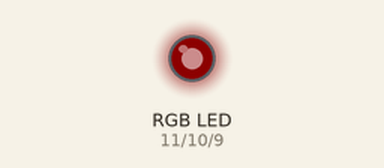
Recording of a sketch running on a simulated Arduino Uno, built with avr-gcc and run on an emulated ATmega328P. Shown: an RGB LED mixed from three pins (HIGH = lit). Dim RGB values are drawn brighter than linear.

Above: at 0.15 s.
At 4.98 s:
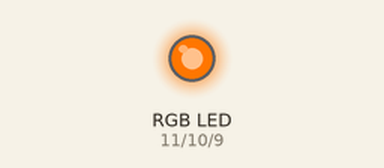
At 9.82 s:
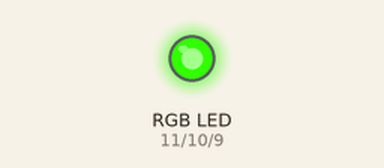
At 19.79 s:
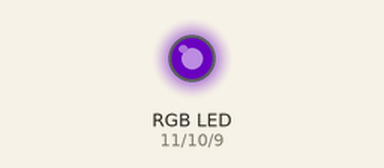
At 29.65 s:
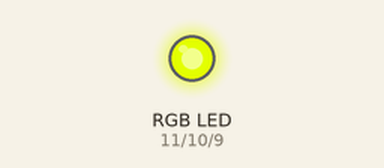
At 39.63 s:
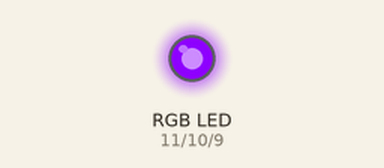
Timing chart, 0 to 40.0 s (numbered marks = the images above):
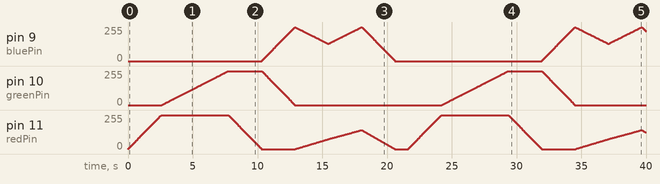

The sketch:

Exerc_cio_3_-_Cores_do_Arco_Ir_s.ino
```cpp
//Projeto 8 - Mood Lamp RGB

float RGB1[3],RGB2[3],INC[3];
int red,green,blue;
int redPin = 11,greenPin=10,bluePin=9;

void setup() {
  Serial.begin(9600);
  randomSeed(analogRead(0));/* Determina um valor de
  semente para os números pseudoaleatórios*/
}

void loop() {
  ToRed();
  RedToOrange();
  OrangeToYellow();
  YellowToGreen();
  GreenToBlue();
  BlueToPurple();
  VioletToPurple();
  End();
  delay(1000);
}
void ToRed(){
  RGB1[0]=0;
  RGB1[1]=0;
  RGB1[2]=0;

  RGB2[0]=255;
  RGB2[1]=0;
  RGB2[2]=0;
  for(int c=0;c<3;c++){
    INC[c]=((RGB1[c]-RGB2[c])/256);
  }

  for(int c = 0;c<256;c++){
    red = int(RGB1[0]);
    green = int(RGB1[1]);
    blue = int(RGB1[2]);

    analogWrite(redPin,red);
    analogWrite(greenPin,green);
    analogWrite(bluePin,blue);
    delay(10);

    RGB1[0]-=INC[0];
    RGB1[1]-=INC[1];
    RGB1[2]-=INC[2];
  }
}
void RedToOrange(){
  RGB1[0]=255;
  RGB1[1]=0;
  RGB1[2]=0;

  RGB2[0]=255;
  RGB2[1]=127;
  RGB2[2]=0;
  for(int c=0;c<3;c++){
    INC[c]=((RGB1[c]-RGB2[c])/256);
  }

  for(int c = 0;c<256;c++){
    red = int(RGB1[0]);
    green = int(RGB1[1]);
    blue = int(RGB1[2]);

    analogWrite(redPin,red);
    analogWrite(greenPin,green);
    analogWrite(bluePin,blue);
    delay(10);

    RGB1[0]-=INC[0];
    RGB1[1]-=INC[1];
    RGB1[2]-=INC[2];
  }
}
void OrangeToYellow(){
  RGB1[0]=255;
  RGB1[1]=127;
  RGB1[2]=0;

  RGB2[0]=255;
  RGB2[1]=255;
  RGB2[2]=0;
  for(int c=0;c<3;c++){
    INC[c]=((RGB1[c]-RGB2[c])/256);
  }

  for(int c = 0;c<256;c++){
    red = int(RGB1[0]);
    green = int(RGB1[1]);
    blue = int(RGB1[2]);

    analogWrite(redPin,red);
    analogWrite(greenPin,green);
    analogWrite(bluePin,blue);
    delay(10);

    RGB1[0]-=INC[0];
    RGB1[1]-=INC[1];
    RGB1[2]-=INC[2];
  }
}
void YellowToGreen(){
  RGB1[0]=255;
  RGB1[1]=255;
  RGB1[2]=0;

  RGB2[0]=0;
  RGB2[1]=255;
  RGB2[2]=0;
  for(int c=0;c<3;c++){
    INC[c]=((RGB1[c]-RGB2[c])/256);
  }

  for(int c = 0;c<256;c++){
    red = int(RGB1[0]);
    green = int(RGB1[1]);
    blue = int(RGB1[2]);

    analogWrite(redPin,red);
    analogWrite(greenPin,green);
    analogWrite(bluePin,blue);
    delay(10);

    RGB1[0]-=INC[0];
    RGB1[1]-=INC[1];
    RGB1[2]-=INC[2];
  }
}

void GreenToBlue(){
  RGB1[0]=0;
  RGB1[1]=255;
  RGB1[2]=0;

  RGB2[0]=0;
  RGB2[1]=0;
  RGB2[2]=255;
  for(int c=0;c<3;c++){
    INC[c]=((RGB1[c]-RGB2[c])/256);
  }

  for(int c = 0;c<256;c++){
    red = int(RGB1[0]);
    green = int(RGB1[1]);
    blue = int(RGB1[2]);

    analogWrite(redPin,red);
    analogWrite(greenPin,green);
    analogWrite(bluePin,blue);
    delay(10);

    RGB1[0]-=INC[0];
    RGB1[1]-=INC[1];
    RGB1[2]-=INC[2];
  }
}

void BlueToPurple(){
  RGB1[0]=0;
  RGB1[1]=0;
  RGB1[2]=255;

  RGB2[0]=75;
  RGB2[1]=0;
  RGB2[2]=130;
  for(int c=0;c<3;c++){
    INC[c]=((RGB1[c]-RGB2[c])/256);
  }

  for(int c = 0;c<256;c++){
    red = int(RGB1[0]);
    green = int(RGB1[1]);
    blue = int(RGB1[2]);

    analogWrite(redPin,red);
    analogWrite(greenPin,green);
    analogWrite(bluePin,blue);
    delay(10);

    RGB1[0]-=INC[0];
    RGB1[1]-=INC[1];
    RGB1[2]-=INC[2];
  }
}

void VioletToPurple(){
  RGB1[0]=75;
  RGB1[1]=0;
  RGB1[2]=130;

  RGB2[0]=143;
  RGB2[1]=0;
  RGB2[2]=255;
  for(int c=0;c<3;c++){
    INC[c]=((RGB1[c]-RGB2[c])/256);
  }

  for(int c = 0;c<256;c++){
    red = int(RGB1[0]);
    green = int(RGB1[1]);
    blue = int(RGB1[2]);

    analogWrite(redPin,red);
    analogWrite(greenPin,green);
    analogWrite(bluePin,blue);
    delay(10);

    RGB1[0]-=INC[0];
    RGB1[1]-=INC[1];
    RGB1[2]-=INC[2];
  }
}

void End(){
  RGB1[0]=143;
  RGB1[1]=0;
  RGB1[2]=255;

  RGB2[0]=0;
  RGB2[1]=0;
  RGB2[2]=0;
  for(int c=0;c<3;c++){
    INC[c]=((RGB1[c]-RGB2[c])/256);
  }

  for(int c = 0;c<256;c++){
    red = int(RGB1[0]);
    green = int(RGB1[1]);
    blue = int(RGB1[2]);

    analogWrite(redPin,red);
    analogWrite(greenPin,green);
    analogWrite(bluePin,blue);
    delay(10);

    RGB1[0]-=INC[0];
    RGB1[1]-=INC[1];
    RGB1[2]-=INC[2];
  }
}
```
